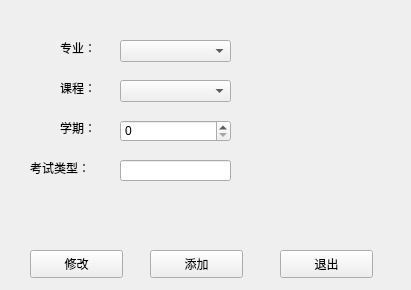
<?xml version="1.0" encoding="UTF-8"?>
<ui version="4.0">
 <class>couupdate</class>
 <widget class="QWidget" name="couupdate">
  <property name="geometry">
   <rect>
    <x>0</x>
    <y>0</y>
    <width>411</width>
    <height>290</height>
   </rect>
  </property>
  <property name="windowTitle">
   <string>Form</string>
  </property>
  <widget class="QComboBox" name="comboBox">
   <property name="geometry">
    <rect>
     <x>120</x>
     <y>40</y>
     <width>111</width>
     <height>22</height>
    </rect>
   </property>
  </widget>
  <widget class="QLabel" name="label">
   <property name="geometry">
    <rect>
     <x>60</x>
     <y>40</y>
     <width>51</width>
     <height>16</height>
    </rect>
   </property>
   <property name="text">
    <string>专业：</string>
   </property>
  </widget>
  <widget class="QLabel" name="label_2">
   <property name="geometry">
    <rect>
     <x>60</x>
     <y>80</y>
     <width>51</width>
     <height>16</height>
    </rect>
   </property>
   <property name="text">
    <string>课程：</string>
   </property>
  </widget>
  <widget class="QComboBox" name="comboBox_2">
   <property name="geometry">
    <rect>
     <x>120</x>
     <y>80</y>
     <width>111</width>
     <height>22</height>
    </rect>
   </property>
  </widget>
  <widget class="QSpinBox" name="spinBox">
   <property name="geometry">
    <rect>
     <x>120</x>
     <y>120</y>
     <width>111</width>
     <height>22</height>
    </rect>
   </property>
  </widget>
  <widget class="QLabel" name="label_3">
   <property name="geometry">
    <rect>
     <x>60</x>
     <y>120</y>
     <width>51</width>
     <height>16</height>
    </rect>
   </property>
   <property name="text">
    <string>学期：</string>
   </property>
  </widget>
  <widget class="QLineEdit" name="lineEdit">
   <property name="geometry">
    <rect>
     <x>120</x>
     <y>160</y>
     <width>111</width>
     <height>21</height>
    </rect>
   </property>
  </widget>
  <widget class="QLabel" name="label_4">
   <property name="geometry">
    <rect>
     <x>30</x>
     <y>160</y>
     <width>72</width>
     <height>15</height>
    </rect>
   </property>
   <property name="text">
    <string>考试类型：</string>
   </property>
  </widget>
  <widget class="QPushButton" name="pushButton">
   <property name="geometry">
    <rect>
     <x>30</x>
     <y>250</y>
     <width>93</width>
     <height>28</height>
    </rect>
   </property>
   <property name="text">
    <string>修改</string>
   </property>
  </widget>
  <widget class="QPushButton" name="pushButton_2">
   <property name="geometry">
    <rect>
     <x>280</x>
     <y>250</y>
     <width>93</width>
     <height>28</height>
    </rect>
   </property>
   <property name="text">
    <string>退出</string>
   </property>
  </widget>
  <widget class="QLabel" name="label_5">
   <property name="geometry">
    <rect>
     <x>60</x>
     <y>10</y>
     <width>211</width>
     <height>16</height>
    </rect>
   </property>
   <property name="text">
    <string/>
   </property>
  </widget>
  <widget class="QPushButton" name="pushButton_3">
   <property name="geometry">
    <rect>
     <x>150</x>
     <y>250</y>
     <width>93</width>
     <height>28</height>
    </rect>
   </property>
   <property name="text">
    <string>添加</string>
   </property>
  </widget>
 </widget>
 <resources/>
 <connections/>
</ui>
